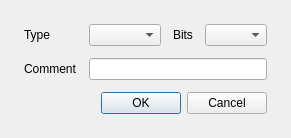
<?xml version="1.0" encoding="UTF-8"?>
<ui version="4.0">
 <class>OpenSSHKeyGenDialog</class>
 <widget class="QDialog" name="OpenSSHKeyGenDialog">
  <property name="geometry">
   <rect>
    <x>0</x>
    <y>0</y>
    <width>200</width>
    <height>100</height>
   </rect>
  </property>
  <property name="sizePolicy">
   <sizepolicy hsizetype="Minimum" vsizetype="Minimum">
    <horstretch>0</horstretch>
    <verstretch>0</verstretch>
   </sizepolicy>
  </property>
  <property name="windowTitle">
   <string>SSH Key Generator</string>
  </property>
  <property name="modal">
   <bool>true</bool>
  </property>
  <layout class="QGridLayout" name="gridLayout">
   <property name="spacing">
    <number>12</number>
   </property>
   <property name="leftMargin">
    <number>24</number>
   </property>
   <property name="topMargin">
    <number>24</number>
   </property>
   <property name="rightMargin">
    <number>24</number>
   </property>
   <property name="bottomMargin">
    <number>24</number>
   </property>
   <item row="0" column="1">
    <widget class="QComboBox" name="typeComboBox">
     <property name="sizePolicy">
      <sizepolicy hsizetype="Maximum" vsizetype="Fixed">
       <horstretch>0</horstretch>
       <verstretch>0</verstretch>
      </sizepolicy>
     </property>
     <property name="sizeAdjustPolicy">
      <enum>QComboBox::AdjustToContents</enum>
     </property>
    </widget>
   </item>
   <item row="0" column="0">
    <widget class="QLabel" name="typeLabel">
     <property name="sizePolicy">
      <sizepolicy hsizetype="Minimum" vsizetype="Preferred">
       <horstretch>0</horstretch>
       <verstretch>0</verstretch>
      </sizepolicy>
     </property>
     <property name="text">
      <string>Type</string>
     </property>
    </widget>
   </item>
   <item row="0" column="2">
    <widget class="QLabel" name="bitsLabel">
     <property name="sizePolicy">
      <sizepolicy hsizetype="Minimum" vsizetype="Minimum">
       <horstretch>0</horstretch>
       <verstretch>0</verstretch>
      </sizepolicy>
     </property>
     <property name="text">
      <string>Bits</string>
     </property>
    </widget>
   </item>
   <item row="1" column="0">
    <widget class="QLabel" name="commentLabel">
     <property name="text">
      <string>Comment</string>
     </property>
    </widget>
   </item>
   <item row="0" column="3">
    <widget class="QComboBox" name="bitsComboBox">
     <property name="sizePolicy">
      <sizepolicy hsizetype="Maximum" vsizetype="Fixed">
       <horstretch>0</horstretch>
       <verstretch>0</verstretch>
      </sizepolicy>
     </property>
     <property name="sizeAdjustPolicy">
      <enum>QComboBox::AdjustToContents</enum>
     </property>
     <property name="minimumContentsLength">
      <number>4</number>
     </property>
    </widget>
   </item>
   <item row="1" column="1" colspan="3">
    <widget class="QLineEdit" name="commentLineEdit"/>
   </item>
   <item row="2" column="0" colspan="4">
    <widget class="QDialogButtonBox" name="buttonBox">
     <property name="orientation">
      <enum>Qt::Horizontal</enum>
     </property>
     <property name="standardButtons">
      <set>QDialogButtonBox::Cancel|QDialogButtonBox::Ok</set>
     </property>
    </widget>
   </item>
  </layout>
 </widget>
 <resources/>
 <connections>
  <connection>
   <sender>buttonBox</sender>
   <signal>accepted()</signal>
   <receiver>OpenSSHKeyGenDialog</receiver>
   <slot>accept()</slot>
   <hints>
    <hint type="sourcelabel">
     <x>248</x>
     <y>254</y>
    </hint>
    <hint type="destinationlabel">
     <x>157</x>
     <y>274</y>
    </hint>
   </hints>
  </connection>
  <connection>
   <sender>buttonBox</sender>
   <signal>rejected()</signal>
   <receiver>OpenSSHKeyGenDialog</receiver>
   <slot>reject()</slot>
   <hints>
    <hint type="sourcelabel">
     <x>316</x>
     <y>260</y>
    </hint>
    <hint type="destinationlabel">
     <x>286</x>
     <y>274</y>
    </hint>
   </hints>
  </connection>
 </connections>
</ui>
